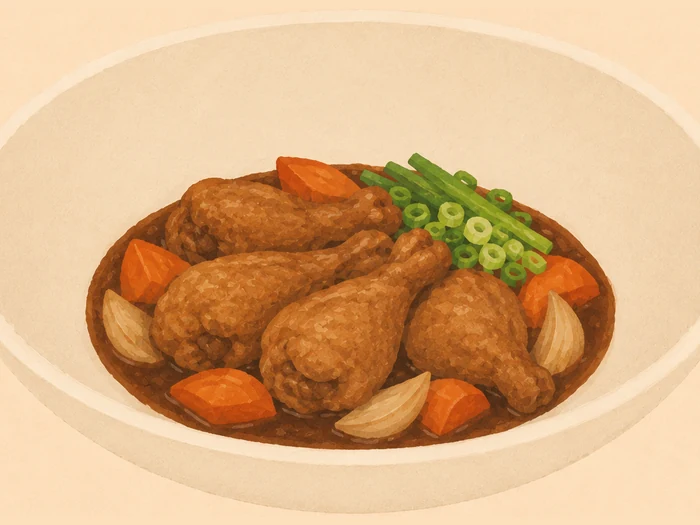
#> input picture assets/dish/r1.webp, 700 x 525 px
$ python -i crop_dish.py   (imports and definitions only)
#> lines starting #> are read from the running program, lines starting #| are printed output that depends on the picture
#!/usr/bin/env python3
"""菜色圖切圖：ChatGPT 生的原圖 → assets/dish/rN.webp（700×525）。

    切一張      python3 assets/crop_dish.py 原圖.png 13
    切 2×2      python3 assets/crop_dish.py 原圖.png 11 10 --grid 2x2 --cells TL,BL
    只修底色    python3 assets/crop_dish.py --fix-bg assets/dish/r14.webp

每一段的參數都是踩到才調出來的，改之前先看註解。改完記得把 index.html 的
`const ASSETS` 加一號 —— 檔名沒變，不加號瀏覽器會一直吃舊的。
"""
import argparse, os, statistics as st, sys
from collections import deque
from PIL import Image, ImageFilter

TGT = (249, 230, 209)     # #F9E6D1，必須跟 index.html 的 --bg 完全一致
OUT_W, OUT_H = 700, 525
FILL = 0.98               # 卡片是 aspect-ratio:4/3 + object-fit:cover，跟素材同比例，
                          # 所以素材裡的留白會原樣顯示在卡片上 —— 這個值直接決定
                          # 「菜看起來多大」。⚠️ 不要到 1.0：分位數有誤差，撐滿會削到器皿邊。
                          # ⛔ 也不要為了「食物看起來小」去切食物 —— 盤裡的留白是
                          #    刻意的擺盤，切掉就沒有餐廳感了。要大就整張等比放大。
SOLID = 18                # 兩邊都會出事，18 是實測的中間值：
                          #  · 太寬（34）→ 白色器皿被判成背景，整圈盤子被切掉
                          #  · 太窄（8） → 連紙紋和淡陰影都算進去，框會膨脹，
                          #    主體縮成小小一團浮在卡片中間（r10、r11 踩過）
                          #  r17 白盤：34→1102×728（切到盤）、18→1300×844（對）、
                          #  8→1424×1068（幾乎整張）。r10 小碟：8→712×476、18→558×334。
FOOD = 70                 # 只用來找「看得見的底緣」做貼底對齊，不拿來框主體。
                          # ⛔ 試過用它框主體（想讓食物看起來大一點），結果每一張的
                          # 盤子都被左右切斷。切圖解不了「食物小」——
                          # 那是原圖構圖的問題（小份食物擺在大盤中央），
                          # 唯一的解是重生成時讓食物填滿盤子。器皿完整優先。
BASELINE = 12             # 下緣統一留這麼多 —— 見 render() 的註解
QLO, QHI = 0.001, 0.999   # ⚠️ 邊界用分位數不用 min/max —— 一顆雜點就會把框拉到整張。

d = lambda c, t: sum(abs(c[i] - t[i]) for i in range(3))


def flat_field(im):
    """把背景壓成 TGT。整體位移沒用 —— 原圖的背景是有漸層的暈影，
    要估成一張低頻圖再逐像素扣掉。回傳 (校正後的圖, 原本的底色, 低頻估計)。

    ⚠️ 校正只作用在「從畫面邊緣連得到」的背景像素上，不是整張。
    2026-08-18 修：原本整張每個像素都扣同一個差值，背景是對了，但菜也一起偏。
    大醬湯的原圖底色 #FADDB7 藍通道差 26，等於整張加了 26 的藍 ——
    黑陶뚝배기是接近中性的深色，加藍就直接變成藍灰（#39332D → #393F4B，
    使用者：「也太藍了吧」）。暖色系的菜看不出來，中性深色一定看得出來。"""
    W, H = im.size
    px = im.load()
    edge = [(4, 4), (W // 2, 4), (W - 5, 4), (4, H // 2),
            (W - 5, H // 2), (4, H - 5), (W // 2, H - 5), (W - 5, H - 5)]
    bg = tuple(int(st.median([px[x, y][i] for x, y in edge])) for i in range(3))

    N = 14
    gw, gh = max(1, W // N), max(1, H // N)
    grid = [[None] * N for _ in range(N)]
    for gy in range(N):
        for gx in range(N):
            v = [px[x, y]
                 for y in range(gy * gh, min((gy + 1) * gh, H), 6)
                 for x in range(gx * gw, min((gx + 1) * gw, W), 6)
                 if d(px[x, y], bg) < 34]
            if len(v) > 12:
                grid[gy][gx] = tuple(int(st.median([q[i] for q in v])) for i in range(3))
    ok = [(gy, gx) for gy in range(N) for gx in range(N) if grid[gy][gx]]
    if not ok:
        sys.exit('找不到背景 —— 這張圖的底色跟預期差太多，先確認是不是菜色圖')
    for gy in range(N):                                   # 被菜擋住的格子用最近的有效格補
        for gx in range(N):
            if grid[gy][gx] is None:
                ny, nx = min(ok, key=lambda p: (p[0] - gy) ** 2 + (p[1] - gx) ** 2)
                grid[gy][gx] = grid[ny][nx]

    est_im = Image.new('RGB', (N, N))
    est_im.putdata([grid[gy][gx] for gy in range(N) for gx in range(N)])
    est_im = est_im.resize((W, H), Image.BICUBIC).filter(ImageFilter.GaussianBlur(28))
    est = est_im.load()

    # 背景遮罩：從四邊淹水，只有連得到畫面邊緣的像素才算背景 —— 器皿和食物碰不到邊
    mask = Image.new('L', (W, H), 0)
    mp = mask.load()
    seen = bytearray(W * H)
    q = deque()
    for x in range(W):
        for y in (0, H - 1):
            if not seen[y * W + x]:
                seen[y * W + x] = 1; q.append((x, y))
    for y in range(H):
        for x in (0, W - 1):
            if not seen[y * W + x]:
                seen[y * W + x] = 1; q.append((x, y))
    while q:
        x, y = q.popleft()
        if d(px[x, y], est[x, y]) >= 22:
            continue
        mp[x, y] = 255
        for dx, dy in ((1, 0), (-1, 0), (0, 1), (0, -1)):
            nx, ny = x + dx, y + dy
            if 0 <= nx < W and 0 <= ny < H and not seen[ny * W + nx]:
                seen[ny * W + nx] = 1; q.append((nx, ny))
    mask = mask.filter(ImageFilter.GaussianBlur(3))
    mk = mask.load()

    out = Image.new('RGB', (W, H))
    op = out.load()
    for y in range(H):
        for x in range(W):
            c, e, m = px[x, y], est[x, y], mk[x, y] / 255
            op[x, y] = tuple(max(0, min(255, round(c[i] - (e[i] - TGT[i]) * m)))
                             for i in range(3))
    # ⚠️ 第三個回傳值是「背景的低頻估計」，不是校正後的圖 —— fix_bg() 要的是它。
    #    2026-08-18 修：原本 fix_bg 寫 `est_im, _ = flat_field(im)`，拿到的是校正後的
    #    圖，於是它拿原圖去跟「已經修好的版本」比，把差很多的像素判成「不是背景」——
    #    剛好把需要修的全部排除掉，只對本來就不用修的圖有效（r5 差 33 → 修完還是 33）。
    return out, bg, est_im


# [71 lines left out: functions gaps, render, bbox, not called in this run]


def fix_bg(path):
    """只把外圍背景壓到 TGT，不動菜。
    ⛔ 不能整張位移 —— 偏差大的時候（r14 差 24，幾乎全在藍通道）會把菜洗淡。
    做法：從四邊 flood fill，只有連得到畫面邊緣的像素才算背景，器皿和食物碰不到邊。"""
#> called with path = 'dish/r1.webp'
    im = Image.open(path).convert('RGB')
#> im is the input picture: PIL image 700x525 RGB; mean R, G, B 218.2, 176.6, 132.5
    W, H = im.size
#> W = 700; H = 525
    px = im.load()
    _, bg, est_im = flat_field(im)      # ⚠️ 要第三個（低頻估計），不是第一個（校正後的圖）
#> in flat_field, `bg = tuple(int(st.median([px[x, y][i] for x, y in edge])) for i in ran..`: bg = (252, 224, 188)
#> after the loop in flat_field, `for gy in range(N):`: grid = 14 items
#> in flat_field, `ok = [(gy, gx) for gy in range(N) for gx in range(N) if grid[gy][gx]]`: ok = 121 pairs, first value 0 to 13, second value 0 to 13
#> in flat_field, `est_im = est_im.resize((W, H), Image.BICUBIC).filter(ImageFilter.Gauss..`:
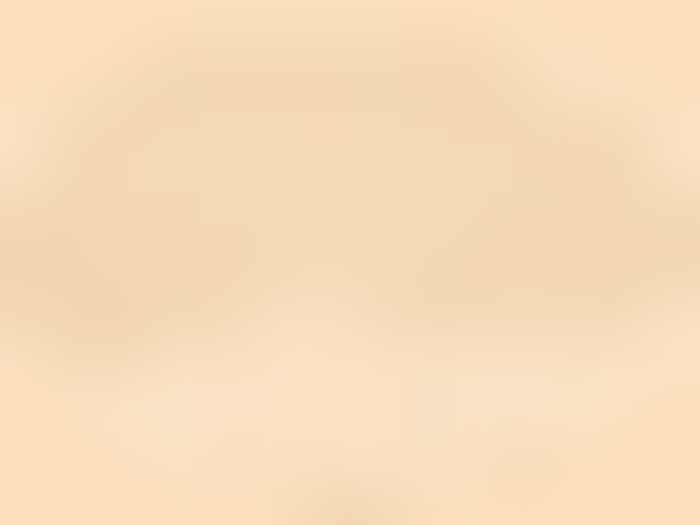
#> est_im: PIL image 700x525 RGB; mean R, G, B 247.2, 220.1, 185.7
#> in flat_field, `mask = Image.new('L', (W, H), 0)`: mask: PIL image 700x525 L; every value is 0
#> in flat_field, `mask = mask.filter(ImageFilter.GaussianBlur(3))`:
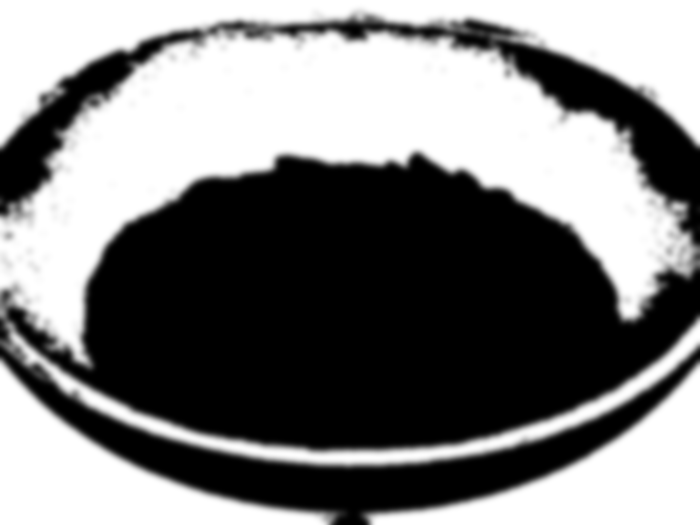
#> mask: PIL image 700x525 L; min 0, max 255, mean 124.4
#> in flat_field, `out = Image.new('RGB', (W, H))`: out: PIL image 700x525 RGB; every value is 0
#> bg = (252, 224, 188)
    est = est_im.load()

    mask = Image.new('L', (W, H), 0)
    mp = mask.load()
    seen = bytearray(W * H)
    q = deque()
    for x in range(W):
        for y in (0, H - 1):
            if not seen[y * W + x]:
                seen[y * W + x] = 1; q.append((x, y))
    for y in range(H):
        for x in (0, W - 1):
            if not seen[y * W + x]:
                seen[y * W + x] = 1; q.append((x, y))
    while q:
        x, y = q.popleft()
        if d(px[x, y], est[x, y]) >= 22:
            continue
        mp[x, y] = 255
        for dx, dy in ((1, 0), (-1, 0), (0, 1), (0, -1)):
            nx, ny = x + dx, y + dy
            if 0 <= nx < W and 0 <= ny < H and not seen[ny * W + nx]:
                seen[ny * W + nx] = 1; q.append((nx, ny))
    mask = mask.filter(ImageFilter.GaussianBlur(3))
    mk = mask.load()

    out = Image.new('RGB', (W, H))
    op = out.load()
    for y in range(H):
        for x in range(W):
            c, e, m = px[x, y], est[x, y], mk[x, y] / 255
            op[x, y] = tuple(max(0, min(255, round(c[i] - (e[i] - TGT[i]) * m))) for i in range(3))
    out.save(path, 'WEBP', quality=88)
    # ⛔ 不要用「幾個固定點取最大值」驗收。那幾個點會落在菜或器皿上 —— 黑陶鍋碰到
    #    左邊時就報「差 412」，看起來像整張毀了，其實底色是好的（2026-08-18 誤判過，
    #    還因此把四張好檔案還原掉）。✅ 沿四邊密集取樣後取中位數，跟稽核同一個量法。
    o = out.load()
    edge = ([o[x, 1] for x in range(0, W, 3)] + [o[x, H - 2] for x in range(0, W, 3)] +
            [o[1, y] for y in range(0, H, 3)] + [o[W - 2, y] for y in range(0, H, 3)])
#> edge = 818 items, first 6: (249, 230, 211), (249, 230, 211), (249, 230, 211), (249, 230, 211), (249, 230, 211), (249, 230, 211)
    med = tuple(sorted(c[i] for c in edge)[len(edge) // 2] for i in range(3))
#> med = (249, 231, 209)
    print(f'    {os.path.basename(path):<12} 底色 {bg} 差 {d(bg,TGT):>2}'
          f'  →  {med} 差 {d(med,TGT)}')
#|     r1.webp      底色 (252, 224, 188) 差 30  →  (249, 231, 209) 差 1


CELLS = {'TL': (0, 0), 'TR': (1, 0), 'BL': (0, 1), 'BR': (1, 1)}

ap = argparse.ArgumentParser()
# [13 lines not run here, left out]
# [1 line that did not run here, left out]
# [1 line not run here, left out]
# [1 line that did not run here, left out]
# [1 line not run here, left out]

# [1 line that did not run here, left out]
# [25 lines not run here, left out]

>>> result = fix_bg('dish/r1.webp')

$ run again, on assets/dish/r13.webp
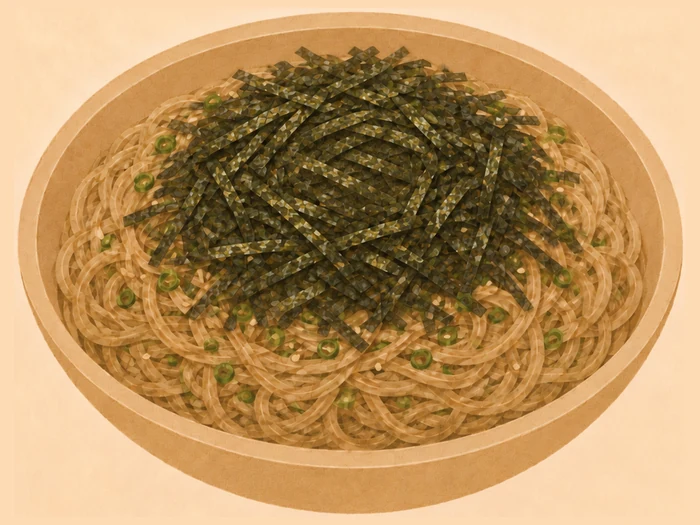
#> input picture assets/dish/r13.webp, 700 x 525 px
#> in fix_bg, im is the input picture: PIL image 700x525 RGB; mean R, G, B 185.5, 146.9, 96.5
#> in flat_field, `bg = tuple(int(st.median([px[x, y][i] for x, y in edge])) for i in ran..`: bg = (253, 219, 180)
#> after the loop in flat_field, `for gy in range(N):`: grid = 14 items
#> ok = 72 pairs, first value 0 to 13, second value 0 to 13
#> in flat_field, `mask = mask.filter(ImageFilter.GaussianBlur(3))`:
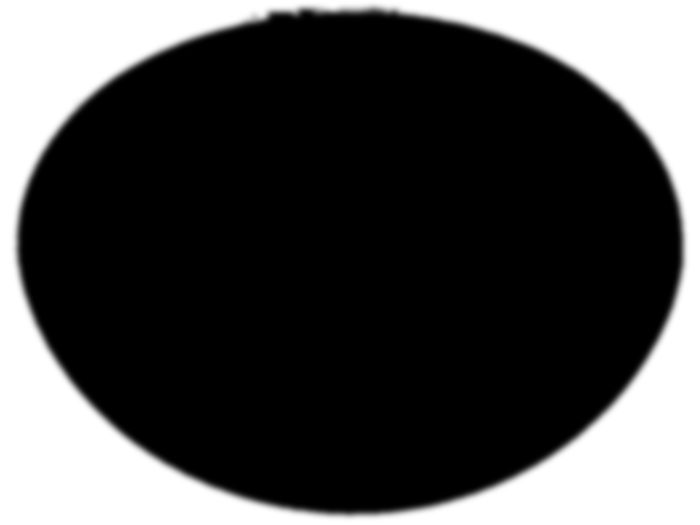
#> mask: PIL image 700x525 L; min 0, max 255, mean 73.6
#> out: PIL image 700x525 RGB; every value is 0
#> in fix_bg, `_, bg, est_im = flat_field(im)`: bg = (253, 219, 180)
#> in fix_bg, `edge = ([o[x, 1] for x in range(0, W, 3)] + [o[x, H - 2] for x in rang..`: edge = 818 items, first 6: (249, 230, 209), (249, 230, 209), (249, 230, 209), (249, 229, 211), (249, 229, 211), (249, 229, 211)
#> med = (249, 230, 209)
#|     r13.webp     底色 (253, 219, 180) 差 44  →  (249, 230, 209) 差 0

$ run again, on assets/dish/r14.webp
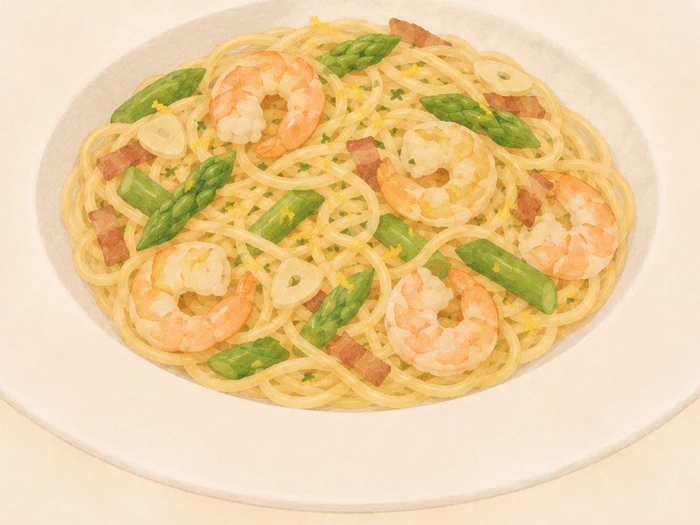
#> input picture assets/dish/r14.webp, 700 x 525 px
#> in fix_bg, im is the input picture: PIL image 700x525 RGB; mean R, G, B 236.5, 206.2, 156
#> in flat_field, `bg = tuple(int(st.median([px[x, y][i] for x, y in edge])) for i in ran..`: bg = (249, 230, 209)
#> after the loop in flat_field, `for gy in range(N):`: grid = 14 items
#> ok = 103 pairs, first value 0 to 13, second value 0 to 13
#> in flat_field, `est_im = est_im.resize((W, H), Image.BICUBIC).filter(ImageFilter.Gauss..`:
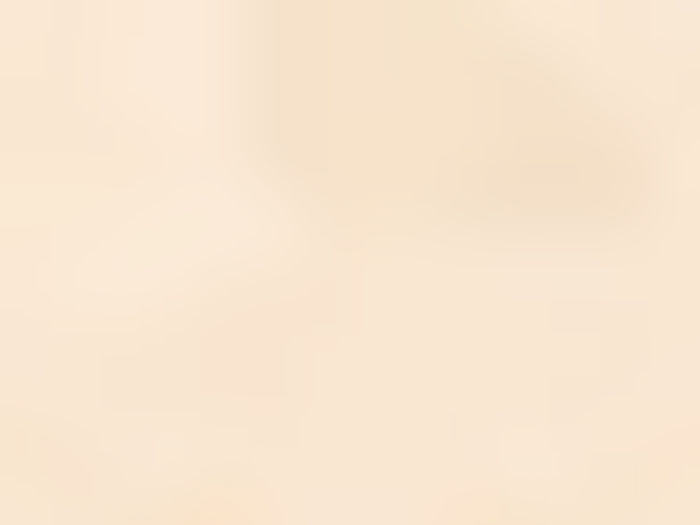
#> est_im: PIL image 700x525 RGB; mean R, G, B 248.8, 230, 208.4
#> in flat_field, `mask = mask.filter(ImageFilter.GaussianBlur(3))`:
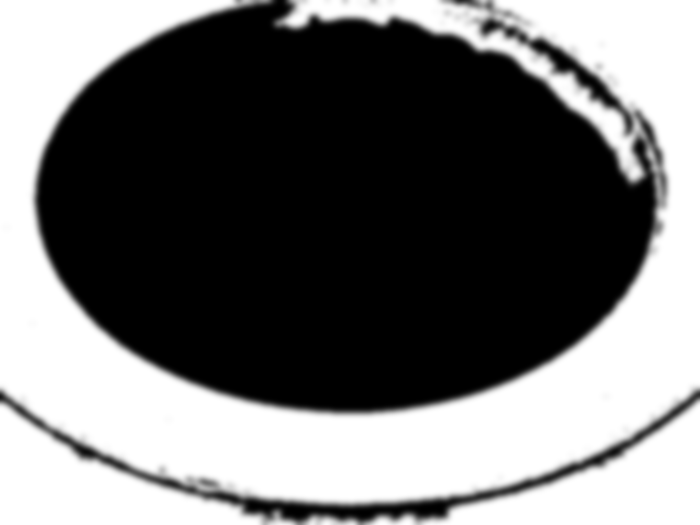
#> mask: PIL image 700x525 L; min 0, max 255, mean 113.6
#> out: PIL image 700x525 RGB; every value is 0
#> in fix_bg, `_, bg, est_im = flat_field(im)`: bg = (249, 230, 209)
#> in fix_bg, `edge = ([o[x, 1] for x in range(0, W, 3)] + [o[x, H - 2] for x in rang..`: edge = 818 items, first 6: (252, 235, 216), (247, 231, 211), (248, 232, 212), (250, 231, 212), (250, 231, 212), (250, 231, 212)
#> med = (249, 230, 209)
#|     r14.webp     底色 (249, 230, 209) 差  0  →  (249, 230, 209) 差 0
